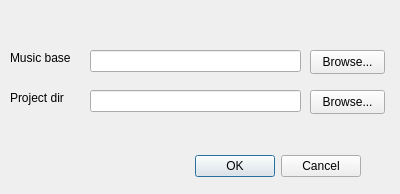
<?xml version="1.0" encoding="UTF-8"?>
<ui version="4.0">
 <class>ConfigureDialog</class>
 <widget class="QDialog" name="ConfigureDialog">
  <property name="geometry">
   <rect>
    <x>0</x>
    <y>0</y>
    <width>400</width>
    <height>194</height>
   </rect>
  </property>
  <property name="windowTitle">
   <string>Dialog</string>
  </property>
  <widget class="QDialogButtonBox" name="configButtonBox">
   <property name="geometry">
    <rect>
     <x>20</x>
     <y>150</y>
     <width>341</width>
     <height>32</height>
    </rect>
   </property>
   <property name="orientation">
    <enum>Qt::Orientation::Horizontal</enum>
   </property>
   <property name="standardButtons">
    <set>QDialogButtonBox::StandardButton::Cancel|QDialogButtonBox::StandardButton::Ok</set>
   </property>
  </widget>
  <widget class="QLabel" name="musicBaseDirLabel">
   <property name="geometry">
    <rect>
     <x>10</x>
     <y>50</y>
     <width>71</width>
     <height>16</height>
    </rect>
   </property>
   <property name="text">
    <string>Music base</string>
   </property>
  </widget>
  <widget class="QLabel" name="projectDirBaseLabel">
   <property name="geometry">
    <rect>
     <x>10</x>
     <y>90</y>
     <width>61</width>
     <height>16</height>
    </rect>
   </property>
   <property name="text">
    <string>Project dir</string>
   </property>
  </widget>
  <widget class="QLineEdit" name="musicBaseDirEdit">
   <property name="geometry">
    <rect>
     <x>90</x>
     <y>50</y>
     <width>211</width>
     <height>22</height>
    </rect>
   </property>
  </widget>
  <widget class="QLineEdit" name="projectDirBaseEdit">
   <property name="geometry">
    <rect>
     <x>90</x>
     <y>90</y>
     <width>211</width>
     <height>22</height>
    </rect>
   </property>
  </widget>
  <widget class="QPushButton" name="musicBaseDirBrowseButton">
   <property name="geometry">
    <rect>
     <x>310</x>
     <y>50</y>
     <width>75</width>
     <height>24</height>
    </rect>
   </property>
   <property name="text">
    <string>Browse...</string>
   </property>
  </widget>
  <widget class="QPushButton" name="projectDirBaseBrowseButton">
   <property name="geometry">
    <rect>
     <x>310</x>
     <y>90</y>
     <width>75</width>
     <height>24</height>
    </rect>
   </property>
   <property name="text">
    <string>Browse...</string>
   </property>
  </widget>
 </widget>
 <resources/>
 <connections>
  <connection>
   <sender>configButtonBox</sender>
   <signal>accepted()</signal>
   <receiver>ConfigureDialog</receiver>
   <slot>accept()</slot>
   <hints>
    <hint type="sourcelabel">
     <x>248</x>
     <y>254</y>
    </hint>
    <hint type="destinationlabel">
     <x>157</x>
     <y>274</y>
    </hint>
   </hints>
  </connection>
  <connection>
   <sender>configButtonBox</sender>
   <signal>rejected()</signal>
   <receiver>ConfigureDialog</receiver>
   <slot>reject()</slot>
   <hints>
    <hint type="sourcelabel">
     <x>316</x>
     <y>260</y>
    </hint>
    <hint type="destinationlabel">
     <x>286</x>
     <y>274</y>
    </hint>
   </hints>
  </connection>
 </connections>
</ui>
